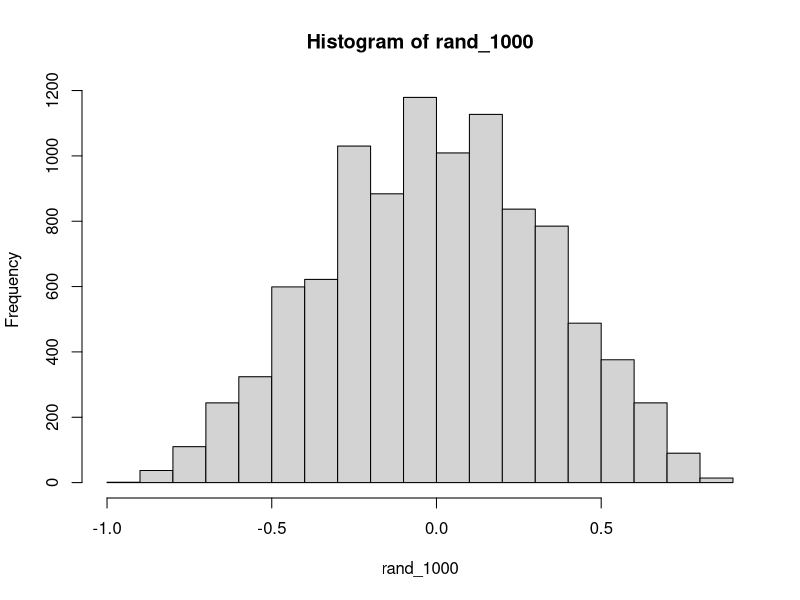

The R source for this figure:
## ---- chunk 1
Xlab11 <- c(1,4,3,2,5,4,3,6,7,8)
Ylab11 <- c(1,3,6,7,8,2,8,7,6,9)
## ---- chunk 2
cor.test(Xlab11,Ylab11)
## ---- chunk 3
##Generate null dist of r values
rand_1000 <- replicate(10000,cor(sample(Xlab11),sample(Ylab11)))
hist(rand_1000)
##Generate p value for previous finding based on this null dist
length(rand_1000[rand_1000 >= cor(Xlab11,Ylab11)])/10000
## ---- chunk 4
sum(Xlab11*Ylab11)
## ---- chunk 5
sum(sort(Xlab11)*sort(Ylab11, decreasing = TRUE))
## ---- chunk 6
sum(sort(Xlab11)*sort(Ylab11, decreasing = FALSE))
